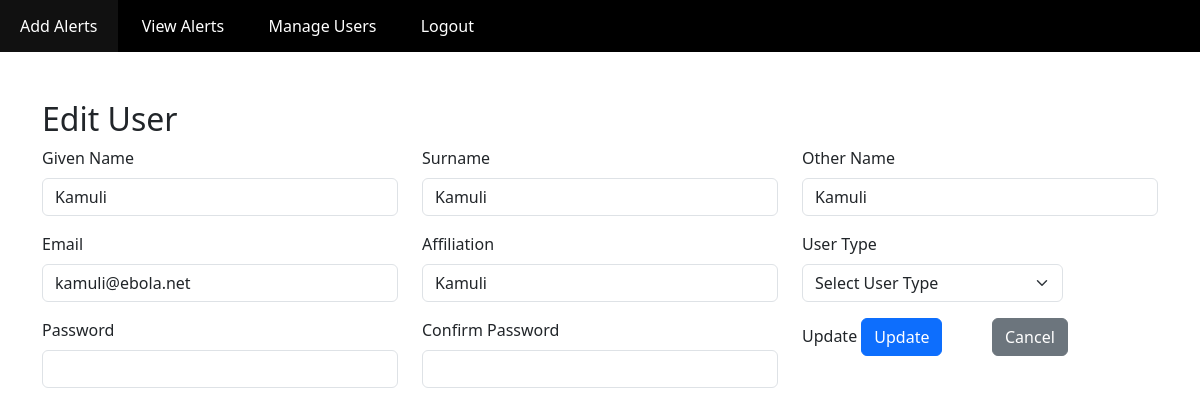
The app's page /users/edit_user.php?id=3 (signed in) with its own data.
### tables this page shows
CREATE TABLE `users` (
  `id` int(11) NOT NULL,
  `username` varchar(50) NOT NULL,
  `password` varchar(255) NOT NULL,
  `gname` varchar(25) NOT NULL,
  `surname` varchar(25) NOT NULL,
  `oname` varchar(25) DEFAULT NULL,
  `email` varchar(25) NOT NULL,
  `affiliation` varchar(50) NOT NULL,
  `user_type` varchar(20) NOT NULL,
  `level` varchar(20) DEFAULT NULL
);

### users/edit_user.php (the view, shortened to what this page needs)
<?php
require('../conn.php');
$id = $_GET['id'];
$query = "SELECT * FROM users WHERE id = ?";
$stmt = $conn->prepare($query);
$stmt->bind_param("i", $id);
$stmt->execute();
$result = $stmt->get_result();
$user = $result->fetch_assoc();
?>
<!DOCTYPE html>
<html lang="en">
<head>
    <link href="https://cdn.jsdelivr.net/npm/bootstrap@5.3.0/dist/css/bootstrap.min.css" rel="stylesheet">
    <link href="../style/style.css" rel="stylesheet">
</head>
<body>
     <?php include('../includes/nav.php');?>
    <div class="container mt-5">
        <h2>Edit User</h2>
        <form method="POST">
            <div class="row">
                <div class="col-md-4 mb-3">
                    <label class="form-label">Given Name</label>
                    <input type="text" name="gname" class="form-control" value="<?php echo $user['gname']; ?>">
                </div>
                <div class="col-md-4 mb-3">
                    <label class="form-label">Surname</label>
                    <input type="text" name="surname" class="form-control" value="<?php echo $user['surname']; ?>">
                </div>
                <div class="col-md-4 mb-3">
                    <label class="form-label">Other Name</label>
                    <input type="text" name="oname" class="form-control" value="<?php echo $user['oname']; ?>">
                </div>
            </div>
            <div class="row">
                <div class="col-md-4 mb-3">
                    <label class="form-label">Email</label>
                    <input type="email" name="email" class="form-control" value="<?php echo $user['email']; ?>">
                </div>
                <div class="col-md-4 mb-3">
                    <label class="form-label">Affiliation</label>
                    <input type="text" name="affiliation" class="form-control" value="<?php echo $user['affiliation']; ?>">
                </div>
               <div class="col-md-3 mb-3">
                    <label for="nationality" class="form-label">User Type</label>
                    <select class="form-select" id="user_type" name="user_type" required>
                        <option value="">Select User Type</option>
                    </select>
                </div>
            </div>
            <div class="row">
                <div class="col-md-4 mb-3">
                    <label class="form-label">Password</label>
                    <input type="password" name="password" class="form-control">
                </div>
                <div class="col-md-4 mb-3">
                    <label class="form-label">Confirm Password</label>
                    <input type="password" name="confirm_password" class="form-control">
                </div>
                <div class="col-md-2 mb-3">
                    <label class="form-label">Update</label>
            <button type="submit" name="update" class="btn btn-primary">Update</button>
        </div>
        <div class="col-md-2 mb-3">
            <a href="index.php" class="btn btn-secondary">Cancel</a>
        </div>
        </form>
    </div>
</body>
</html>

### records on screen
users: gname "Kamuli", surname "Kamuli", oname "Kamuli", email "kamuli@ebola.net", affiliation "Kamuli"
